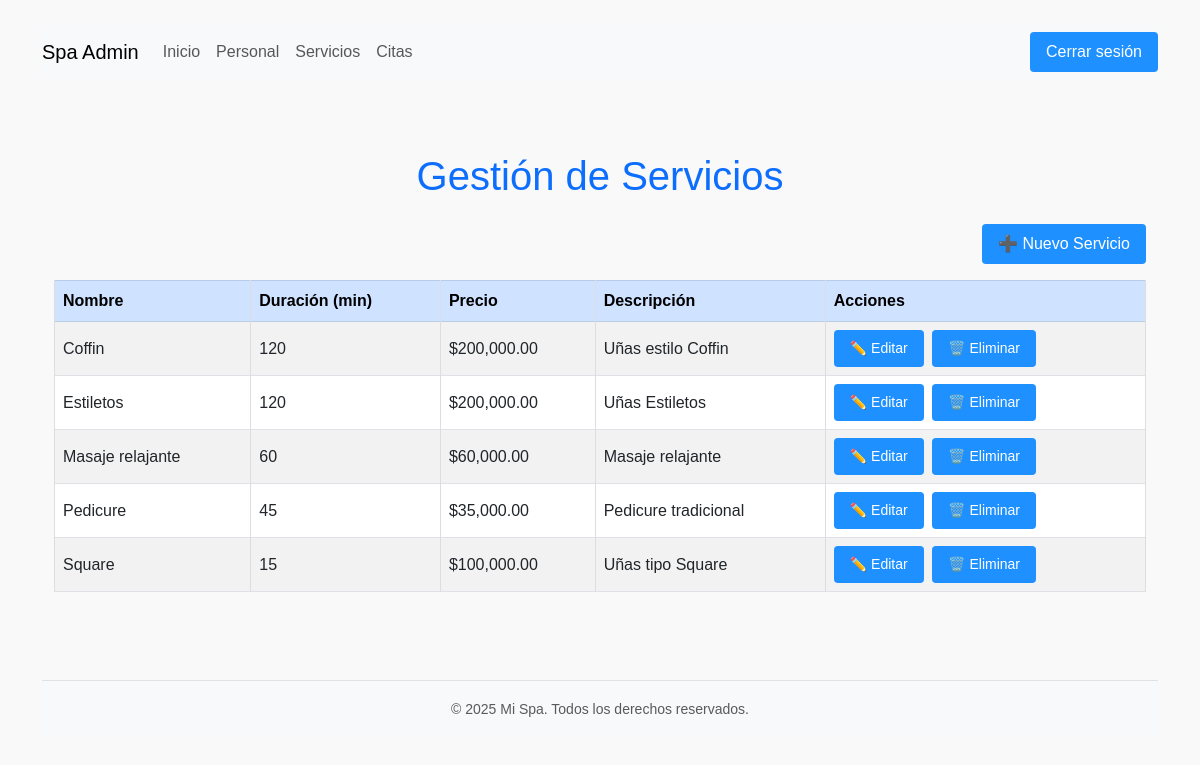
/servicios.php (signed in), run on the app's committed database.
### tables this page shows
CREATE TABLE `servicios` (
  `id` int(11) NOT NULL,
  `nombre` varchar(100) NOT NULL,
  `descripcion` text DEFAULT NULL,
  `duracion_minutos` int(11) NOT NULL,
  `imagen` varchar(255) DEFAULT NULL,
  `precio` decimal(10,2) NOT NULL DEFAULT 0.00
);

### servicios.php (the view, shortened to what this page needs)
<?php
include("includes/db.php");
$result = mysqli_query($conn, "SELECT * FROM servicios ORDER BY nombre ASC");
include("header_admin.php");
?>
<!DOCTYPE html>
<html lang="es">
<head>
    <link href="https://cdn.jsdelivr.net/npm/bootstrap@5.3.0/dist/css/bootstrap.min.css" rel="stylesheet" />
    <link href="css/styles.css" rel="stylesheet" />
</head>
<body class="bg-light">
<div class="container py-5">
    <h1 class="mb-4 text-center text-primary">Gestión de Servicios</h1>
    <div class="mb-3 text-end">
        <a href="nuevo_servicio.php" class="btn btn-success">➕ Nuevo Servicio</a>
    </div>
    <?php if (mysqli_num_rows($result) === 0): ?>
        <p class="text-center">No hay servicios registrados.</p>
    <?php else: ?>
        <div class="table-responsive">
            <table class="table table-striped table-bordered align-middle">
                <thead class="table-primary">
                    <tr>
                        <th>Nombre</th>
                        <th>Duración (min)</th>
                        <th>Precio</th>
                        <th>Descripción</th>
                        <th>Acciones</th>
                    </tr>
                </thead>
                <tbody>
                    <?php while ($row = mysqli_fetch_assoc($result)): ?>
                        <tr>
                            <td><?= htmlspecialchars($row['nombre']) ?></td>
                            <td><?= htmlspecialchars($row['duracion_minutos']) ?></td>
                            <td>$<?= number_format($row['precio'], 2) ?></td>
                            <td><?= htmlspecialchars($row['descripcion']) ?></td>
                            <td>
                                <a href="editar_servicio.php?id=<?= $row['id'] ?>" class="btn btn-sm btn-outline-primary me-1">✏️ Editar</a>
                                <a href="eliminar_servicio.php?id=<?= $row['id'] ?>" class="btn btn-sm btn-outline-danger" onclick="return confirm('¿Eliminar este servicio?')">🗑️ Eliminar</a>
                            </td>
                        </tr>
                    <?php endwhile; ?>
                </tbody>
            </table>
        </div>
    <?php endif; ?>
</div>
<?php include("footer_visible.php"); ?>
<?php include("footer_admin.php"); ?>
</body>
</html>

### css/styles.css (style rules this page uses)
:root { --color-principal: #1e90ff; --color-principal-claro: #63b3ff; --color-principal-oscuro: #104e8b; --color-fondo: #f9f9f9; --color-texto: #333; --color-boton-texto: #fff; }
body { background-color: var(--color-fondo); color: var(--color-texto); font-family: Arial, sans-serif; }
h1, h2, h3 { color: var(--color-principal-oscuro); }
a { color: var(--color-principal); text-decoration: none; }
button, .btn, input[type="submit"] { background-color: var(--color-principal); color: var(--color-boton-texto); border: none; border-radius: 4px; padding: 8px 16px; cursor: pointer; transition: background-color 0.3s ease; }
table th { background-color: var(--color-principal-claro); color: var(--color-boton-texto); }
table td, table th { padding: 10px; border: 1px solid #ddd; }

### data on the page
servicios: nombre "Coffin", duracion_minutos "120", precio "200,000.00", descripcion "Uñas estilo Coffin"
servicios: nombre "Estiletos", duracion_minutos "120", precio "200,000.00", descripcion "Uñas Estiletos"
servicios: nombre "Masaje relajante", duracion_minutos "60", precio "60,000.00", descripcion "Masaje relajante"
servicios: nombre "Pedicure", duracion_minutos "45", precio "35,000.00", descripcion "Pedicure tradicional"
servicios: nombre "Square", duracion_minutos "15", precio "100,000.00", descripcion "Uñas tipo Square"
